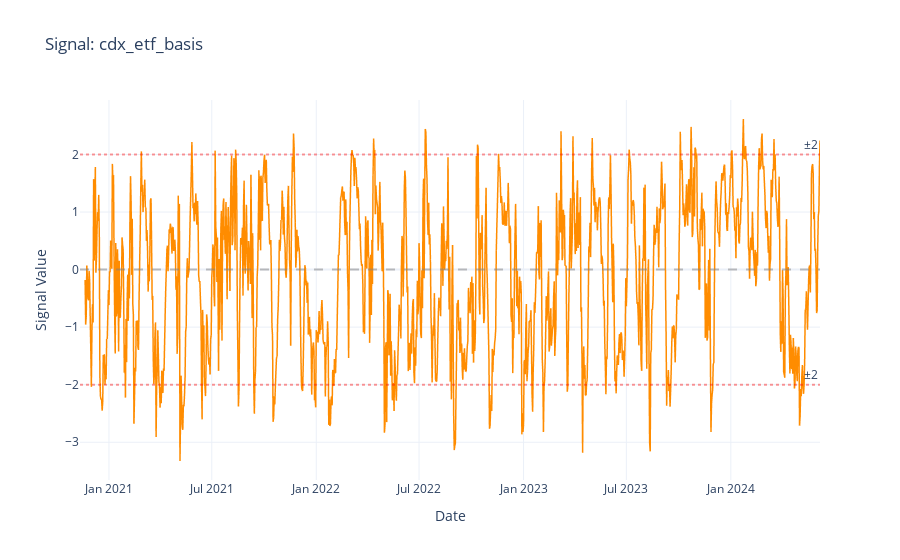
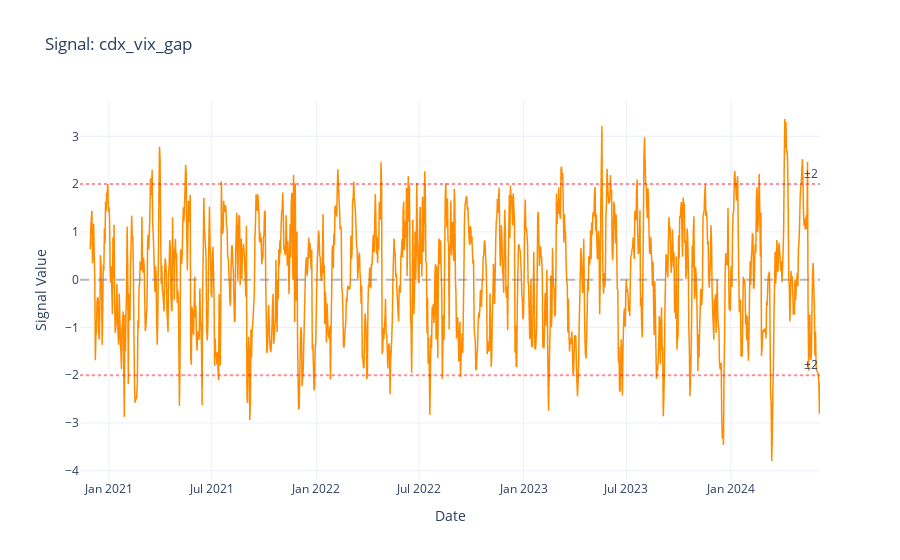
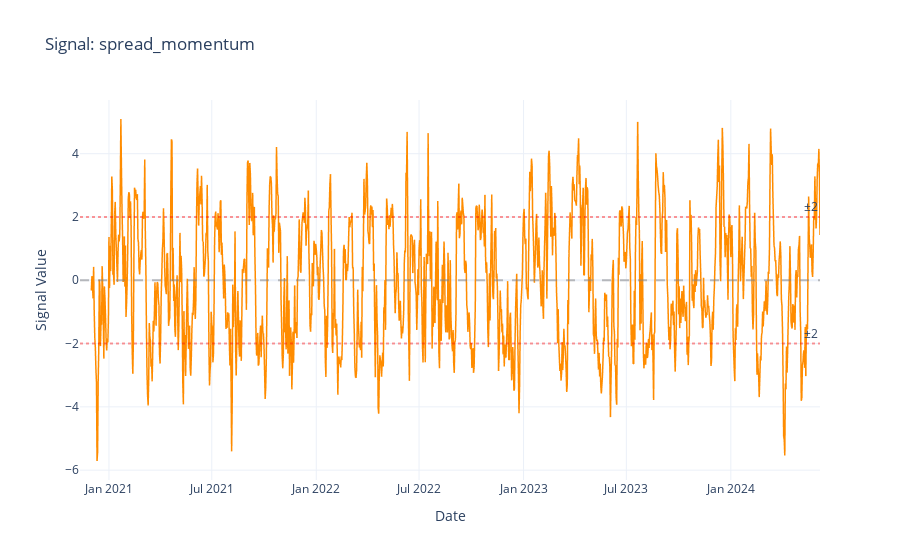

Notebook cell for these charts, in order:
### Markdown cell above
## 7. Visualize Signal Time Series

Plot individual signals and comparative analysis.

### Code cell
print(f"\n{'='*80}")
print(f"SIGNAL VISUALIZATION")
print(f"{'='*80}\n")

# Plot each signal individually
for signal_name in signals.columns:
    print(f"Plotting {signal_name}...")
    fig = plot_signal(
        signals[signal_name],
        title=f"Signal: {signal_name}",
        threshold_lines=[-2, 2],
    )
    fig.show()

print(f"\n✓ Individual signal plots complete")

### Figure 1 — Plotly figure (JSON) as saved in the notebook; plotly's stock layout.template omitted (floating-point values rounded to 4 significant figures; data arrays with more than 128 entries replaced by an {"elided": "..."} marker saying what was removed)
{"data": [{"hovertemplate": "Date=%{x}<br>Signal Value=%{y}<extra></extra>", "legendgroup": "", "line": {"color": "darkorange", "dash": "solid", "width": 1.5}, "marker": {"symbol": "circle"}, "mode": "lines", "name": "", "showlegend": false, "type": "scattergl", "x": {"elided": "1304 str values"}, "xaxis": "x", "y": {"elided": "1304 float values"}, "yaxis": "y"}], "layout": {"annotations": [{"showarrow": false, "text": "±2", "x": 1, "xanchor": "right", "xref": "x domain", "y": -2, "yanchor": "bottom", "yref": "y"}, {"showarrow": false, "text": "±2", "x": 1, "xanchor": "right", "xref": "x domain", "y": 2, "yanchor": "bottom", "yref": "y"}], "hovermode": "x unified", "legend": {"tracegroupgap": 0}, "shapes": [{"line": {"color": "gray", "dash": "dash"}, "opacity": 0.5, "type": "line", "x0": 0, "x1": 1, "xref": "x domain", "y0": 0, "y1": 0, "yref": "y"}, {"line": {"color": "red", "dash": "dot"}, "opacity": 0.4, "type": "line", "x0": 0, "x1": 1, "xref": "x domain", "y0": -2, "y1": -2, "yref": "y"}, {"line": {"color": "red", "dash": "dot"}, "opacity": 0.4, "type": "line", "x0": 0, "x1": 1, "xref": "x domain", "y0": 2, "y1": 2, "yref": "y"}], "showlegend": false, "title": {"text": "Signal: cdx_etf_basis"}, "xaxis": {"anchor": "y", "domain": [0, 1], "title": {"text": "Date"}}, "yaxis": {"anchor": "x", "domain": [0, 1], "title": {"text": "Signal Value"}}}}

### Figure 2 — Plotly figure (JSON) as saved in the notebook; plotly's stock layout.template omitted (floating-point values rounded to 4 significant figures; data arrays with more than 128 entries replaced by an {"elided": "..."} marker saying what was removed)
{"data": [{"hovertemplate": "Date=%{x}<br>Signal Value=%{y}<extra></extra>", "legendgroup": "", "line": {"color": "darkorange", "dash": "solid", "width": 1.5}, "marker": {"symbol": "circle"}, "mode": "lines", "name": "", "showlegend": false, "type": "scattergl", "x": {"elided": "1304 str values"}, "xaxis": "x", "y": {"elided": "1304 float values"}, "yaxis": "y"}], "layout": {"annotations": [{"showarrow": false, "text": "±2", "x": 1, "xanchor": "right", "xref": "x domain", "y": -2, "yanchor": "bottom", "yref": "y"}, {"showarrow": false, "text": "±2", "x": 1, "xanchor": "right", "xref": "x domain", "y": 2, "yanchor": "bottom", "yref": "y"}], "hovermode": "x unified", "legend": {"tracegroupgap": 0}, "shapes": [{"line": {"color": "gray", "dash": "dash"}, "opacity": 0.5, "type": "line", "x0": 0, "x1": 1, "xref": "x domain", "y0": 0, "y1": 0, "yref": "y"}, {"line": {"color": "red", "dash": "dot"}, "opacity": 0.4, "type": "line", "x0": 0, "x1": 1, "xref": "x domain", "y0": -2, "y1": -2, "yref": "y"}, {"line": {"color": "red", "dash": "dot"}, "opacity": 0.4, "type": "line", "x0": 0, "x1": 1, "xref": "x domain", "y0": 2, "y1": 2, "yref": "y"}], "showlegend": false, "title": {"text": "Signal: cdx_vix_gap"}, "xaxis": {"anchor": "y", "domain": [0, 1], "title": {"text": "Date"}}, "yaxis": {"anchor": "x", "domain": [0, 1], "title": {"text": "Signal Value"}}}}

### Figure 3 — Plotly figure (JSON) as saved in the notebook; plotly's stock layout.template omitted (floating-point values rounded to 4 significant figures; data arrays with more than 128 entries replaced by an {"elided": "..."} marker saying what was removed)
{"data": [{"hovertemplate": "Date=%{x}<br>Signal Value=%{y}<extra></extra>", "legendgroup": "", "line": {"color": "darkorange", "dash": "solid", "width": 1.5}, "marker": {"symbol": "circle"}, "mode": "lines", "name": "", "showlegend": false, "type": "scattergl", "x": {"elided": "1304 str values"}, "xaxis": "x", "y": {"elided": "1304 float values"}, "yaxis": "y"}], "layout": {"annotations": [{"showarrow": false, "text": "±2", "x": 1, "xanchor": "right", "xref": "x domain", "y": -2, "yanchor": "bottom", "yref": "y"}, {"showarrow": false, "text": "±2", "x": 1, "xanchor": "right", "xref": "x domain", "y": 2, "yanchor": "bottom", "yref": "y"}], "hovermode": "x unified", "legend": {"tracegroupgap": 0}, "shapes": [{"line": {"color": "gray", "dash": "dash"}, "opacity": 0.5, "type": "line", "x0": 0, "x1": 1, "xref": "x domain", "y0": 0, "y1": 0, "yref": "y"}, {"line": {"color": "red", "dash": "dot"}, "opacity": 0.4, "type": "line", "x0": 0, "x1": 1, "xref": "x domain", "y0": -2, "y1": -2, "yref": "y"}, {"line": {"color": "red", "dash": "dot"}, "opacity": 0.4, "type": "line", "x0": 0, "x1": 1, "xref": "x domain", "y0": 2, "y1": 2, "yref": "y"}], "showlegend": false, "title": {"text": "Signal: spread_momentum"}, "xaxis": {"anchor": "y", "domain": [0, 1], "title": {"text": "Date"}}, "yaxis": {"anchor": "x", "domain": [0, 1], "title": {"text": "Signal Value"}}}}
